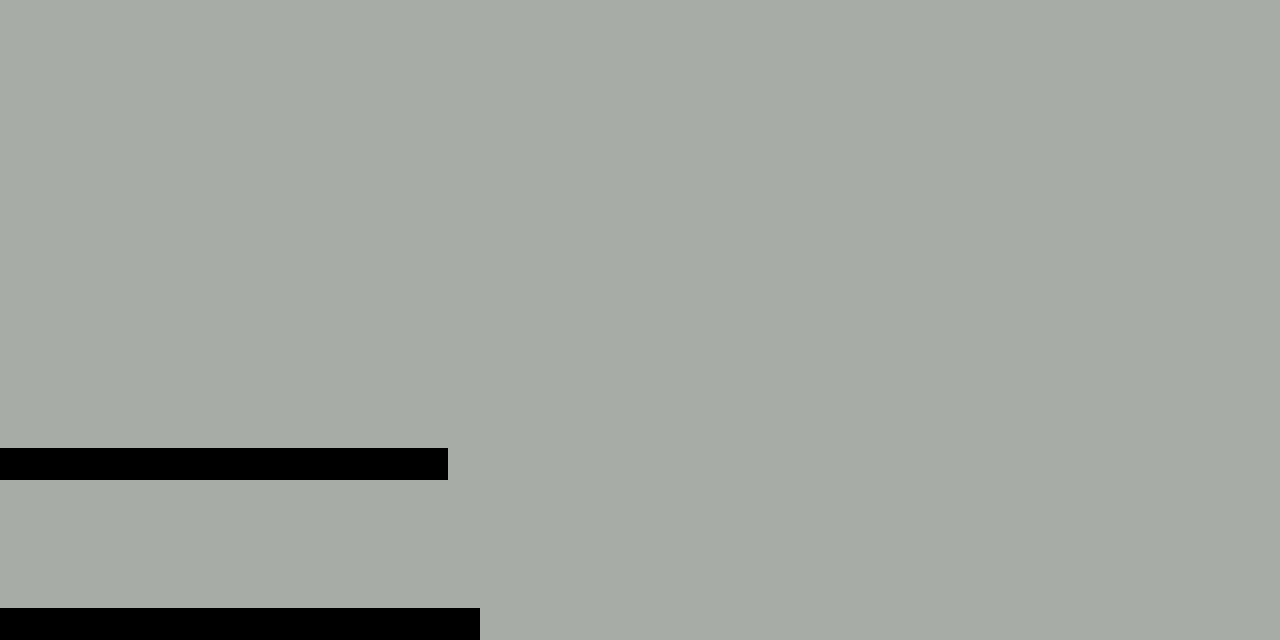

This is a level from a 2D game, rendered from its Tiled map with the project's own tilesets. A one-line summary and the map file follow, with tile-layer data summarised:
An orthogonal 40x20 tile map with 32x32 px tiles, 2 tile layers (World, collision), 2 tilesets and 17 objects (8x CoinEntity, 2x Enemy1Entity, 2x Enemy2Entity, heroEntity, redAcidEntity, ...).

<map version="1.0" orientation="orthogonal" width="40" height="20" tilewidth="32" tileheight="32" backgroundcolor="#a7aba6">
 <tileset firstgid="1" name="tileset32x32" tilewidth="32" tileheight="32">
  <image source="../tileset/tileset32x32.png" width="128" height="32" />
 </tileset>
 <tileset firstgid="5" name="metatiles32x32" tilewidth="32" tileheight="32">
  <image source="../tileset/metatiles32x32.png" width="160" height="32" />
  <tile id="0">
   <properties>
    <property name="type" value="solid" />
   </properties>
  </tile>
  <tile id="1">
   <properties>
    <property name="type" value="platform" />
   </properties>
  </tile>
 </tileset>
 <objectgroup name="Hero" width="40" height="20">
  <object name="heroEntity" x="320" y="96" width="32" height="64">
   <properties>
    <property name="image" value="black_hero" />
    <property name="spritewidth" value="32" />
   </properties>
  </object>
 </objectgroup>
 <objectgroup name="Acid" width="40" height="20" visible="0">
  <object name="redAcidEntity" x="0" y="32" width="256" height="32" />
  <object name="blueAcidEntity" x="0" y="0" width="256" height="32" />
  <object name="greenAcidEntity" x="0" y="64" width="256" height="32" />
 </objectgroup>
 <objectgroup name="Enemy" width="40" height="20" visible="0">
  <object name="Enemy1Entity" x="128" y="256" width="256" height="32">
   <properties>
    <property name="image" value="black_enemy1" />
    <property name="spritewidth" value="32" />
    <property name="startposition" value="10" />
   </properties>
  </object>
  <object name="Enemy2Entity" x="288" y="128" width="896" height="32">
   <properties>
    <property name="image" value="black_enemy2" />
    <property name="spritewidth" value="32" />
    <property name="startposition" value="2" />
   </properties>
  </object>
  <object name="Enemy1Entity" x="288" y="128" width="896" height="32">
   <properties>
    <property name="image" value="white_enemy1" />
    <property name="spritewidth" value="32" />
    <property name="startposition" value="4" />
   </properties>
  </object>
  <object name="Enemy2Entity" x="288" y="128" width="896" height="32">
   <properties>
    <property name="image" value="white_enemy2" />
    <property name="spritewidth" value="32" />
    <property name="startposition" value="6" />
   </properties>
  </object>
 </objectgroup>
 <objectgroup name="Coin" width="40" height="20" visible="0">
  <object name="CoinEntity" x="704" y="96" width="32" height="32">
   <properties>
    <property name="image" value="white_coin" />
    <property name="spritewidth" value="32" />
   </properties>
  </object>
  <object name="CoinEntity" x="672" y="96" width="32" height="32">
   <properties>
    <property name="image" value="black_coin" />
    <property name="spritewidth" value="32" />
   </properties>
  </object>
  <object name="CoinEntity" x="768" y="96" width="32" height="32">
   <properties>
    <property name="image" value="white_coin" />
    <property name="spritewidth" value="32" />
   </properties>
  </object>
  <object name="CoinEntity" x="736" y="96" width="32" height="32">
   <properties>
    <property name="image" value="black_coin" />
    <property name="spritewidth" value="32" />
   </properties>
  </object>
  <object name="CoinEntity" x="896" y="96" width="32" height="32">
   <properties>
    <property name="image" value="white_coin" />
    <property name="spritewidth" value="32" />
   </properties>
  </object>
  <object name="CoinEntity" x="832" y="96" width="32" height="32">
   <properties>
    <property name="image" value="white_coin" />
    <property name="spritewidth" value="32" />
   </properties>
  </object>
  <object name="CoinEntity" x="800" y="96" width="32" height="32">
   <properties>
    <property name="image" value="black_coin" />
    <property name="spritewidth" value="32" />
   </properties>
  </object>
  <object name="CoinEntity" x="864" y="96" width="32" height="32">
   <properties>
    <property name="image" value="black_coin" />
    <property name="spritewidth" value="32" />
   </properties>
  </object>
 </objectgroup>
 <objectgroup name="Level" width="40" height="20">
  <object name="me.LevelEntity" x="480" y="96" width="32" height="64">
   <properties>
    <property name="to" value="level2" />
   </properties>
  </object>
 </objectgroup>
 <layer name="World" width="40" height="20">
  <data>[800 cells, 29 non-empty, 1 distinct tile ids]</data>
 </layer>
 <layer name="collision" width="40" height="20">
  <data>[800 cells, 0 non-empty, 0 distinct tile ids]</data>
 </layer>
</map>
